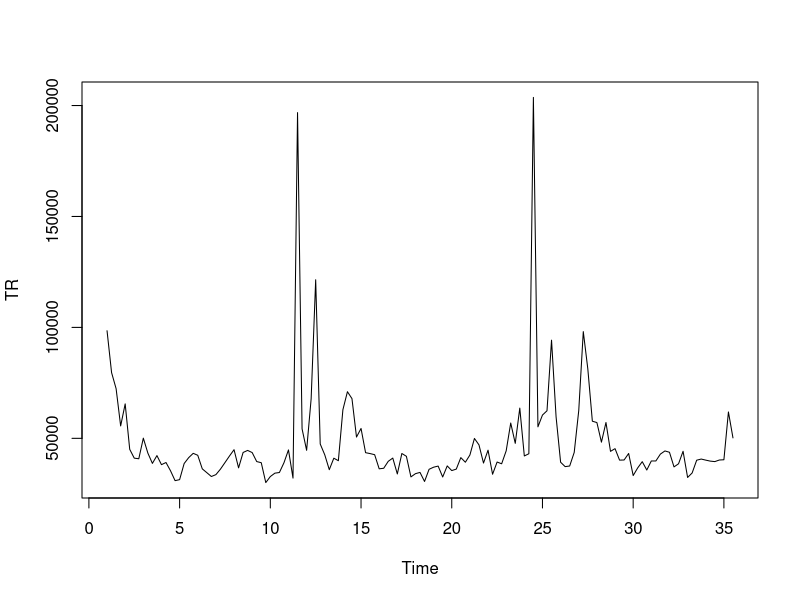

R code for this plot: (Note: this script raises an error after producing the figure.)
library(forecast)

reshow <- function(label = "", Y, Pred, metric = "MAE", PLOT = TRUE) {
  main <- paste(label, metric, ":", round(mmetric(Y, Pred, metric = metric), digits = 1))
  LEG <- c("target", paste(label, "pred.")) #legenda do gráfico
  
  if (PLOT) {
    plot(Y, type = "l", col = "black", lwd = 2, xlab = "Time", ylab = "Value", main = main)
    lines(Pred, col = "blue", lwd = 2)
    legend("topleft", legend = LEG, col = c("black", "blue"), lwd = 2)
  } else {
    cat(main, "\n")
  }
}

cat("read Walmart Sales\n")
TS <- read.table("walmart.csv", sep = ",", header = TRUE)
# Convert Date column to Date format:
TS$Date <- as.Date(TS$Date)

# Loop through columns 4 to 7
for (i in 4:7) { #vai fazer um loop desde a coluna 4 (dep1) até à coluna 7 (dep4)
  cat("Departamento:", colnames(TS)[i], "\n")
  
  dep_data <- TS[, i]
  
  K <- 4
  # K é a frequencia (numero de observaçoes antes que o padrao sazonal se repita) de 4 semanas
  # H é a previsão temporal (Horizonte temporal)- tempo à frente, multi-steap ahead
  
  L <- length(dep_data)  #determina o numero total de observaçoes da serie temporal
  NTS <- K # number of predictions
  H <- NTS # from 1 to H ahead predictions
  
  YR=diff(range(dep_data))
  
  # this time series object only includes TRAIN (older) data:
  LTR <- L - H #subtraindo é possivel obter o indice onde a serie temporal de treinamento termina (com a data mais antiga)
  
  TR <- ts(dep_data[1:LTR], frequency = K) #cria um objeto de serie temporal "TR, usando os primeiros LTR como dados de treino
  plot(TR) #mostra data de treino
  mpause() #pressEnter
  
  # target predictions:
  Y <- dep_data[(LTR + 1):L] #define Y como sendo os vetores do periodo de teste (valores que não foram usados para treinar o modelo)
  # define como sendo os dados de teste, permitindo a comparação das previsoes feitas pelo modelo e os dados reais
  
  # modelar Holt-Winters
  print("model> HoltWinters")
  HW_model <- HoltWinters(TR)
  
  print(HW_model)
  print("show HoltWinters forecasts:")
  
  FHW <- forecast(HW_model, h = H) #o modelo Holt-Winters vai fazer previsões para H passos à frente. essas previsoes são guardadas na variavel FHW
  PredHW <- FHW$mean[1:H] #pega nos primeiros valores de H e guarda na variavel PredHW
  
  reshow(colnames(TS)[i], Y, PredHW, "MAE")
  cat("MAE:",mmetric(Y,PredHW,metric="MAE"),"\n")
  cat("NMAE:",mmetric(Y,PredHW,metric="NMAE",val=YR),"\n")
  cat("RMSE:",mmetric(Y,PredHW,metric="RMSE"),"\n")
  cat("RRSE:",mmetric(Y,PredHW,metric="RRSE"),"\n")
  cat("R2:",mmetric(Y,PredHW,metric="R22"),"\n") # press R measure
  mpause()
}

